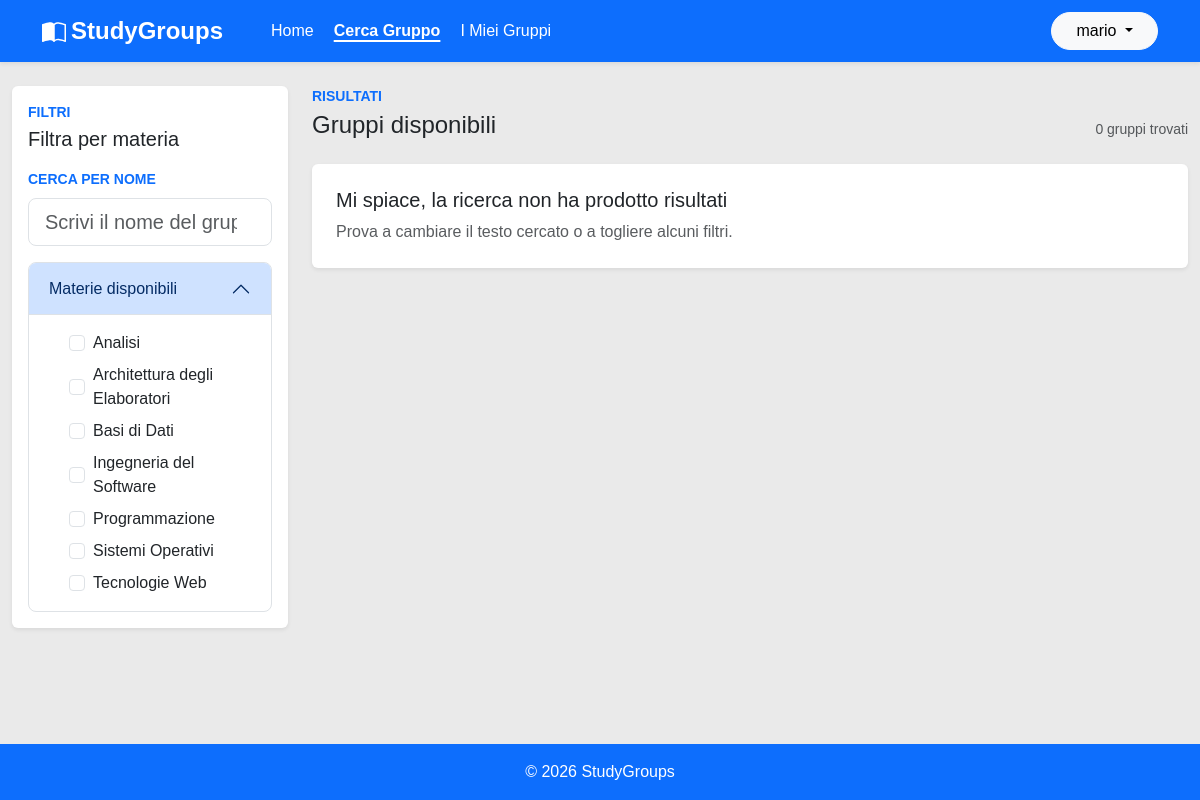
Screenshot of /search_group.php (signed in) with the database file from the repository.
### tables this page shows
CREATE TABLE IF NOT EXISTS subject (
    id INT AUTO_INCREMENT PRIMARY KEY,
    name VARCHAR(100) NOT NULL UNIQUE
);

### search_group.php (called while the page is built, shortened)
<?php
require_once __DIR__ . '/api/api-search_group.php';
require_once ('./template/base.php');
?>

### db/database.php (called while the page is built, shortened)
<?php
class DatabaseHelper{
    private $db;
    public function __construct($servername, $username, $password, $dbname, $port){
        $this->db = new mysqli($servername, $username, $password, "", $port);
    }
    public function getSubjects(){
        $query = "
            SELECT
                id,
                name
            FROM subject
            ORDER BY name ASC
        ";
        $result = $this->db->query($query);
        return $result->fetch_all(MYSQLI_ASSOC);
    }
}
?>

### bootstrap.php (called while the page is built, shortened)
<?php
require_once __DIR__ . "/db/database.php";
$dbh = new DatabaseHelper("localhost", "root", "", "studytogether", 1104);
?>

### api/api-search_group.php (called while the page is built, shortened)
<?php
require_once __DIR__ . '/../bootstrap.php';
if (isset($dbh) && method_exists($dbh, 'getSubjects')) {
    $subjects = $dbh->getSubjects();
}
?>

### main/search_group-main.php (the view, shortened to what this page needs)
<main class="container-fluid py-3 py-lg-4 flex-grow-1">
    <section class="row g-3 g-lg-4">
        <aside class="col-12 col-lg-4 col-xl-3">
            <section class="card border-0 shadow-sm h-100">
                <div class="card-body">
                    <header class="d-flex align-items-center justify-content-between mb-3">
                        <div>
                            <p class="text-uppercase text-primary fw-semibold small mb-1">Filtri</p>
                            <h2 class="h5 mb-0">Filtra per materia</h2>
                        </div>
                    </header>
                    <section class="mb-3">
                        <label for="groupSearch" class="form-label fw-semibold small text-uppercase text-primary mb-2">
                            Cerca per nome
                        </label>
                        <input type="search" id="groupSearch" class="form-control form-control-lg" placeholder="Scrivi il nome del gruppo" autocomplete="off">
                    </section>
                    <nav class="accordion accordion-flush" id="subjectAccordion" aria-label="Filtri per materia">
                        <section class="accordion-item border rounded-3 overflow-hidden">
                            <h2 class="accordion-header" id="subjectHeading">
                                <button class="accordion-button" type="button" data-bs-toggle="collapse" data-bs-target="#subjectCollapse" aria-expanded="true" aria-controls="subjectCollapse">
                                    Materie disponibili
                                </button>
                            </h2>
                            <div id="subjectCollapse" class="accordion-collapse collapse show" aria-labelledby="subjectHeading" data-bs-parent="#subjectAccordion">
                                <section class="accordion-body p-3">
                                    <div class="vstack gap-2" id="subjectFilters">
                                        <?php if (!empty($subjects)): ?>
                                            <?php foreach ($subjects as $subject): ?>
                                                <label class="form-check d-flex align-items-center gap-2 mb-0">
                                                    <input class="form-check-input m-0 js-subject-filter" type="checkbox" value="<?= htmlspecialchars($subject['name'], ENT_QUOTES, 'UTF-8') ?>">
                                                    <span class="form-check-label"><?= htmlspecialchars($subject['name'], ENT_QUOTES, 'UTF-8') ?></span>
                                                </label>
                                            <?php endforeach; ?>
                                        <?php else: ?>
                                            <p class="text-body-secondary small mb-0">Nessuna materia disponibile</p>
                                        <?php endif; ?>
                                    </div>
                                </section>
                            </div>
                        </section>
                    </nav>
                </div>
            </section>
        </aside>
        <section class="col-12 col-lg-8 col-xl-9" aria-labelledby="groupsTitle">
            <header class="d-flex align-items-end justify-content-between mb-3 mb-lg-4">
                <div>
                    <p class="text-uppercase text-primary fw-semibold small mb-1">Risultati</p>
                    <h2 class="h4 mb-0" id="groupsTitle">Gruppi disponibili</h2>
                </div>
                <span class="text-body-secondary small d-none d-md-inline" id="groupsCount">
                </span>
            </header>
            <section class="row g-3" id="groupsList">
                <section class="col-12 <?= empty($groups) ? '' : 'd-none' ?>" id="groupsEmptyState">
                    <article class="card border-0 shadow-sm">
                        <div class="card-body p-4">
                            <h3 class="h5 mb-2">Mi spiace, la ricerca non ha prodotto risultati</h3>
                            <p class="mb-0 text-body-secondary">Prova a cambiare il testo cercato o a togliere alcuni filtri.</p>
                        </div>
                    </article>
                </section>
            </section>
        </section>
    </section>
</main>

### css/style.css (style rules this page uses)
* { margin: 0; padding: 0; box-sizing: border-box; }
body { font-family: Arial, sans-serif; background-color: #eaeaea; }

### rows the page displays
subject: name "Analisi"
subject: name "Architettura degli Elaboratori"
subject: name "Basi di Dati"
subject: name "Ingegneria del Software"
subject: name "Programmazione"
subject: name "Sistemi Operativi"
subject: name "Tecnologie Web"

### other values shown
$_SESSION['username'] "mario"
